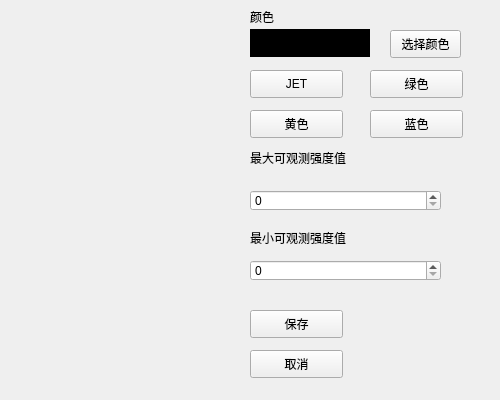
<?xml version="1.0" encoding="UTF-8"?>
<ui version="4.0">
 <class>color_set</class>
 <widget class="QWidget" name="color_set">
  <property name="geometry">
   <rect>
    <x>0</x>
    <y>0</y>
    <width>500</width>
    <height>400</height>
   </rect>
  </property>
  <property name="maximumSize">
   <size>
    <width>500</width>
    <height>400</height>
   </size>
  </property>
  <property name="windowTitle">
   <string>颜色设置</string>
  </property>
  <widget class="QLabel" name="label_2">
   <property name="geometry">
    <rect>
     <x>250</x>
     <y>9</y>
     <width>120</width>
     <height>16</height>
    </rect>
   </property>
   <property name="text">
    <string>颜色</string>
   </property>
  </widget>
  <widget class="QLabel" name="color_edit">
   <property name="geometry">
    <rect>
     <x>250</x>
     <y>29</y>
     <width>120</width>
     <height>28</height>
    </rect>
   </property>
   <property name="styleSheet">
    <string notr="true">background-color: rgb(0, 0, 0);</string>
   </property>
   <property name="text">
    <string/>
   </property>
  </widget>
  <widget class="QLabel" name="label_24">
   <property name="geometry">
    <rect>
     <x>250</x>
     <y>150</y>
     <width>120</width>
     <height>16</height>
    </rect>
   </property>
   <property name="text">
    <string>最大可观测强度值</string>
   </property>
  </widget>
  <widget class="QLabel" name="label_25">
   <property name="geometry">
    <rect>
     <x>250</x>
     <y>230</y>
     <width>120</width>
     <height>16</height>
    </rect>
   </property>
   <property name="text">
    <string>最小可观测强度值</string>
   </property>
  </widget>
  <widget class="QSpinBox" name="strength_spin">
   <property name="geometry">
    <rect>
     <x>250</x>
     <y>190</y>
     <width>191</width>
     <height>21</height>
    </rect>
   </property>
   <property name="maximum">
    <number>20000</number>
   </property>
   <property name="singleStep">
    <number>100</number>
   </property>
  </widget>
  <widget class="QSpinBox" name="mini_strength_spin">
   <property name="geometry">
    <rect>
     <x>250</x>
     <y>260</y>
     <width>191</width>
     <height>21</height>
    </rect>
   </property>
   <property name="maximum">
    <number>10000</number>
   </property>
   <property name="singleStep">
    <number>100</number>
   </property>
  </widget>
  <widget class="QPushButton" name="confirm">
   <property name="geometry">
    <rect>
     <x>250</x>
     <y>310</y>
     <width>93</width>
     <height>28</height>
    </rect>
   </property>
   <property name="text">
    <string>保存</string>
   </property>
  </widget>
  <widget class="QPushButton" name="cancel">
   <property name="geometry">
    <rect>
     <x>250</x>
     <y>350</y>
     <width>93</width>
     <height>28</height>
    </rect>
   </property>
   <property name="text">
    <string>取消</string>
   </property>
  </widget>
  <widget class="QPushButton" name="initial">
   <property name="geometry">
    <rect>
     <x>250</x>
     <y>70</y>
     <width>93</width>
     <height>28</height>
    </rect>
   </property>
   <property name="text">
    <string>JET</string>
   </property>
  </widget>
  <widget class="QPushButton" name="initial2">
   <property name="geometry">
    <rect>
     <x>370</x>
     <y>70</y>
     <width>93</width>
     <height>28</height>
    </rect>
   </property>
   <property name="text">
    <string>绿色</string>
   </property>
  </widget>
  <widget class="QPushButton" name="initial3">
   <property name="geometry">
    <rect>
     <x>250</x>
     <y>110</y>
     <width>93</width>
     <height>28</height>
    </rect>
   </property>
   <property name="text">
    <string>黄色</string>
   </property>
  </widget>
  <widget class="QPushButton" name="initial4">
   <property name="geometry">
    <rect>
     <x>370</x>
     <y>110</y>
     <width>93</width>
     <height>28</height>
    </rect>
   </property>
   <property name="text">
    <string>蓝色</string>
   </property>
  </widget>
  <widget class="QPushButton" name="chooseColor">
   <property name="geometry">
    <rect>
     <x>390</x>
     <y>30</y>
     <width>71</width>
     <height>28</height>
    </rect>
   </property>
   <property name="text">
    <string>选择颜色</string>
   </property>
  </widget>
  <widget class="QWidget" name="part1_colorbar" native="true">
   <property name="geometry">
    <rect>
     <x>20</x>
     <y>20</y>
     <width>111</width>
     <height>361</height>
    </rect>
   </property>
  </widget>
  <widget class="QWidget" name="part1_strength" native="true">
   <property name="geometry">
    <rect>
     <x>140</x>
     <y>10</y>
     <width>81</width>
     <height>381</height>
    </rect>
   </property>
  </widget>
 </widget>
 <resources/>
 <connections/>
</ui>
